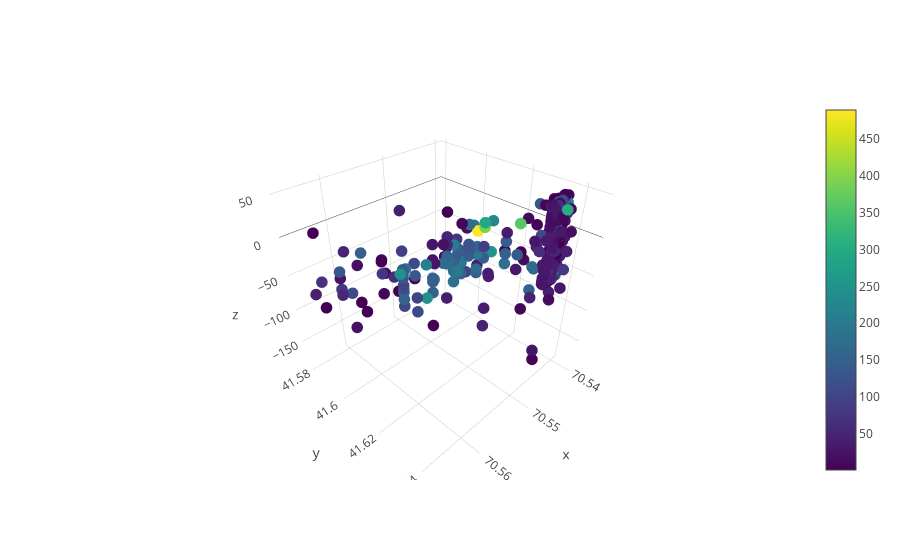

The notebook cell saved with this chart:
### Code cell
plotly.offline.iplot(data_real, filename = 'groundtruth')

### Figure 1 — Plotly figure (JSON) as saved in the notebook; plotly's stock layout.template omitted (floating-point values rounded to 4 significant figures; data arrays with more than 128 entries replaced by an {"elided": "..."} marker saying what was removed)
{"data": [{"marker": {"color": {"elided": "352 int values"}, "colorscale": "Viridis", "showscale": true, "size": 4}, "mode": "markers", "type": "scatter3d", "x": {"elided": "352 float values"}, "y": {"elided": "352 float values"}, "z": {"elided": "352 float values"}}], "layout": {}}
